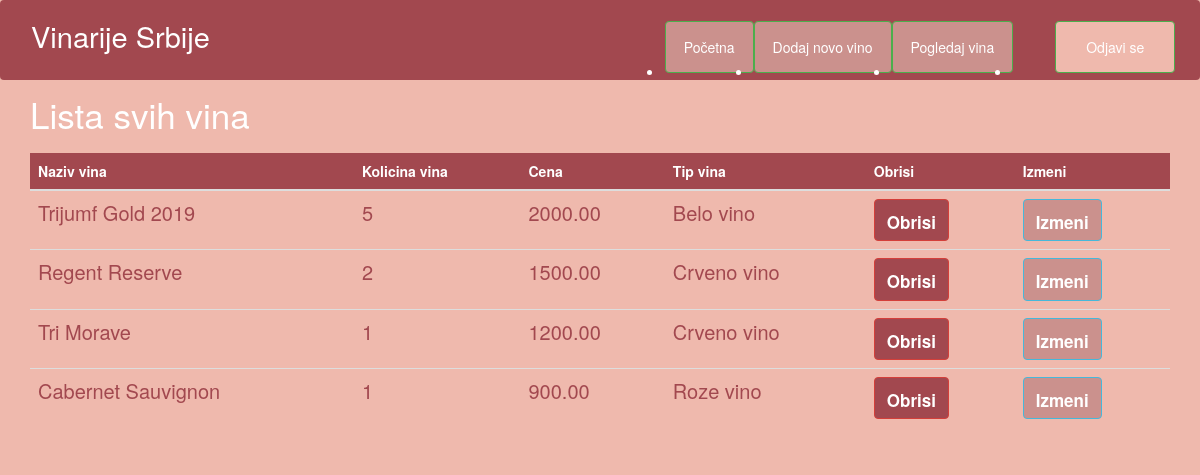
Page /pogledajVina.php on the committed database.
### tables this page shows
CREATE TABLE `vino` (
  `vinoId` int(11) NOT NULL,
  `nazivVina` varchar(255) NOT NULL,
  `kolicina` int(11) NOT NULL,
  `cena` decimal(10,2) NOT NULL,
  `tipId` int(11) NOT NULL
);

CREATE TABLE `tip` (
  `tipId` int(11) NOT NULL,
  `nazivTipa` varchar(255) NOT NULL
);

### model/vino.php (called while the page is built, shortened)
<?php
class Vino{
  function __construct($vinoId=null,$nazivVina=null,$kolicina=null,$cena=null,$tipId=null) {
        $this->vinoId = $vinoId;
        $this->nazivVina = $nazivVina;
        $this->kolicina = $kolicina;
        $this->cena = $cena;
        $this->tipId=$tipId;
    }
}
?>

### model/tip.php (called while the page is built, shortened)
<?php
class Tip{
  function __construct($tipId=null,$nazivTipa=null) {
        $this->nazivTipa = $nazivTipa;
    }
}
?>

### pogledajVina.php (the view, shortened to what this page needs)
<?php
include 'konekcija.php';
include 'model/vino.php';
include 'model/tip.php';
?>
<!DOCTYPE html>
<html lang="en">
<head>
  <link href="css/bootstrap.css" rel="stylesheet">
  <link href="css/main.css" rel="stylesheet">
</head>
<body class="stranica" style="background-color: #EFB9AD ; margin-bottom:100px" >
<nav class="navbar navbar-expand-lg navbar-light" id="navCont" style="height:80px;background-color: #A2484F; ">
            <div class="collapse navbar-collapse" id="navbarCollapse">
                <a class="navbar-brand " href="index.php"style="color:white ; margin-top:10px ;font-size:29px">Vinarije Srbije</a>
                <div class="navbar-nav p-lg-0 " style="margin-left: 54%; color:white ; ">
                    <li><a id="btn-Pocetna" href="index.php" type="button" class="btn btn-success btn-block" style="margin-top:-60px; background-color: #CB918D;margin-left:18px ; margin-right:18px ">
                        Početna</a></li>
                    <li><a id="btn-Dodaj" type="button" class="btn btn-success btn-block"  data-toggle="modal" data-target="#my" style="margin-top:-60px; background-color: #CB918D; margin-left:18px ; margin-right:18px">
                        Dodaj novo vino</a></li>
                    <li><a id="btn-Prikazi" href="pogledajVina.php" type="button" class="btn btn-success btn-block"style="margin-top:-60px; background-color: #CB918D;margin-left:18px; margin-right:18px">
                        Pogledaj vina</a></li>
                    <li><a id="btn-Pocetna" href="odjava.php" type="button" class="btn btn-success btn-block" style="background-color:#EFB9AD; color:white; margin-left:60px; margin-top:-60px">
                    Odjavi se</a> </li>
                </div>
            </div>
        </nav>
  <div class="container pt">
    <?php
    $niz = [];
    $rez = $conn->query("select * from vino v join tip t on v.tipId=t.tipId");
    while ($red = $rez->fetch_array()) {
      $Tip = new Tip($red['tipId'], $red['nazivTipa']);
      $vino = new Vino($red['vinoId'], $red['nazivVina'], $red['kolicina'],$red['cena'], $Tip);
      array_push($niz, $vino);
    }
    ?>
    <p id="p" style="color:white; font-size:35px">Lista svih vina</p>
    <table class="table table-hover">
      <thead style="font-weight:500px ;background-color:#A2484F; color:white">
        <tr>
          <th>Naziv vina</th>
          <th>Kolicina vina</th>
          <th>Cena</th>
          <th>Tip vina</th>
          <th>Obrisi</th>
          <th>Izmeni</th>
        </tr>
      </thead>
      <tbody style="color:#A2484F; font-size:20px ">
        <?php
        foreach ($niz as $vrednost) {
        ?>
          <tr>
            <td data-target="nazivVina"><?php echo $vrednost->nazivVina ?> </td>
            <td data-target="kolicina"><?php echo $vrednost->kolicina ?> </td>
            <td data-target="cena"><?php echo $vrednost->cena ?> </td>
            <td data-target="tipId"><?php echo $vrednost->tipId->nazivTipa ?></td>
            <td><button id="btnObrisi" name="btnObrisi" class="btn btn-danger" style="background-color:#A2484F ; color:white ; font-weight:bold; padding-top:10px; font-size:17px"
            data-id1="<?php echo $vrednost->vinoId ?>">Obrisi</a></td>
            <td><button class="btn btn-info" data-toggle="modal" style="background-color:#CB918D ; color:white ; font-weight:bold; padding-top:10px; font-size:17px"
            data-target="#my1" data-id2="<?php echo $vrednost->vinoId ?>">Izmeni</a></td>
          </tr>
        <?php
        }
        ?>
      </tbody>
    </table>
  </div>
</body>
</html>

### css/main.css (style rules this page uses)
.stranica { background-color: aqua; }
p { line-height: 28px; margin-bottom: 25px; font-size: 16px; }

### rows in the picture
vino: nazivVina "Trijumf Gold 2019", kolicina "5", cena "2000.00", tipId.nazivTipa "Belo vino"
vino: nazivVina "Regent Reserve", kolicina "2", cena "1500.00", tipId.nazivTipa "Crveno vino"
vino: nazivVina "Tri Morave", kolicina "1", cena "1200.00", tipId.nazivTipa "Crveno vino"
vino: nazivVina "Cabernet Sauvignon", kolicina "1", cena "900.00", tipId.nazivTipa "Roze vino"
